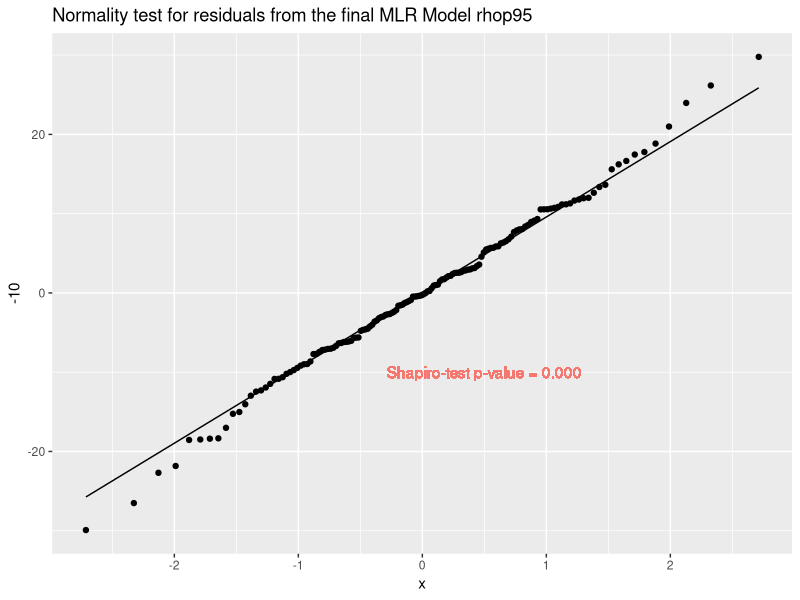

Recreate this plot in R. (Note: this script raises an error after producing the figure.)
## ---- chunk 1
knitr::opts_chunk$set(echo = TRUE)

library(ggplot2)
library(gridExtra)

setwd("~/Desktop/Personal Computer/MBA/HOA 732/")
## ---- chunk 2
C <- read.csv("rhop95.csv", header=TRUE)
dim(C)
head(C)
## ---- chunk 3
summary(C)
## ---- chunk 4
lm1 <- lm(Y~X1+X2+X3+X4,data=C)
smre1 <- summary(lm1)
smre1
library(car)
vif(lm1) # all VIFs < 2
## ---- chunk 5
shapiro.test(lm1$residuals)
df.resid <- as.data.frame(lm1$residuals)
colnames(df.resid) <- "Residuals"
#qq plot with normal line (normality test for residuals from lm2)
ggplot(df.resid)+stat_qq(aes(sample=Residuals)) + 
  geom_qq_line(aes(sample=Residuals))+
  geom_text(aes(x=0.5, y=-10, color="red", label="Shapiro-test p-value = 0.000"))+
  theme(legend.position="none")+
  ggtitle("Normality test for residuals from the final MLR Model rhop95")
## ---- chunk 6
MSE <- sum(lm1$residuals ** 2) / nrow(C)
MSE
RMSE <- sqrt(MSE)
RMSE
## ---- chunk 7
#Since residuals are not normally distributed, we can use bootstrap to confirm the p-values
#There are three different types of bootstrapping:

#(1)Parametric boootstrap simulate as follows:
#yi = b0 + b1*X1i + ,,, + bP*XPi + ei,  ei generated from N(0,sd), bi = estimated bet_i,  sd = sd of residuals

#(2)Resampling residuals in regression problems assumes that the model is right, but doesn’t
#make any assumptions its distribution. So the confidence intervals should be safer (more 
#conservative) than parametric bootstrap.

#(3)Resampling cases or observations in regression problems assumes even less - it just assumes that 
#obsevations are independent.  So the confidence intervals should be even safer (more 
#conservative) than residual bootstrap.

#parametric bootstrap is typically not used.
# 
#Bootstrap observations or cases

beta <- c(smre2$coefficients[1,1],smre2$coefficients[2,1],smre2$coefficients[3,1],
          smre2$coefficients[4,1],smre2$coefficients[5,1],smre2$coefficients[6,1],
          smre2$coefficients[7,1],smre2$coefficients[8,1])

B <- 1000
beta.Boot <- matrix(NA,nrow=B,ncol=length(beta))

n <- nrow(C) # 1436
for (i in 1:B)
{
boot.I <- sample(1:n, replace=TRUE)
boot.C <- C[boot.I,]
lm2.B <- lm(Price~Age+KM+Fuel_Type+HP+Quarterly_Tax+Weight,data=boot.C)
smre2.B <- summary(lm2.B)
beta.Boot[i,] <- c(smre2.B$coefficients[1,1],smre2.B$coefficients[2,1],smre2.B$coefficients[3,1],
          smre2.B$coefficients[4,1],smre2.B$coefficients[5,1],smre2.B$coefficients[6,1],
          smre2.B$coefficients[7,1],smre2.B$coefficients[8,1])
}
beta.Boot <- as.data.frame(beta.Boot)
colnames(beta.Boot) <- c("beta0","Age","KM","Fuel_TypeDiesel","Fuel_TypePetrol","HP","Quarterly_Tax","Weight")
head(beta.Boot)


Q025_975 <- function(x) quantile(x,  probs = c(0.025, 0.975))

CI95_boot <- apply(beta.Boot,2,Q025_975)
write.csv(CI95_boot,"Toyota Corolla MLR bootstrap CI.csv")

#alternately, we can run approximate t-test (z-test) using sd(beta_hat) from bootstrap
sd.Boot <- apply(beta.Boot,2,sd)
t.boot <- beta/sd.Boot
p.value <- 2*pnorm(-abs(t.boot))
p.value <- round(p.value,4)
## ---- chunk 8
resid <- lm2$residuals
yhat <- lm2$fitted
B <- 1000
beta.Boot2 <- matrix(NA,nrow=B,ncol=length(beta))

for (i in 1:B)
{
boot.I <- sample(1:n, replace=TRUE)
boot.resid<- resid[boot.I]
boot.Price <- yhat + boot.resid
lm2.B <- lm(boot.Price~Age+KM+Fuel_Type+HP+Quarterly_Tax+Weight,data=C)
smre2.B <- summary(lm2.B)
beta.Boot2[i,] <- c(smre2.B$coefficients[1,1],smre2.B$coefficients[2,1],smre2.B$coefficients[3,1],
          smre2.B$coefficients[4,1],smre2.B$coefficients[5,1],smre2.B$coefficients[6,1],
          smre2.B$coefficients[7,1],smre2.B$coefficients[8,1])
}
beta.Boot2 <- as.data.frame(beta.Boot2)
colnames(beta.Boot2) <- c("beta0","Age","KM","Fuel_TypeDiesel","Fuel_TypePetrol","HP","Quarterly_Tax","Weight")

CI95.boot2 <- apply(beta.Boot2,2,Q025_975)
write.csv(CI95.boot2,"Toyota Corolla MLR bootstrap residuals CI.csv")
